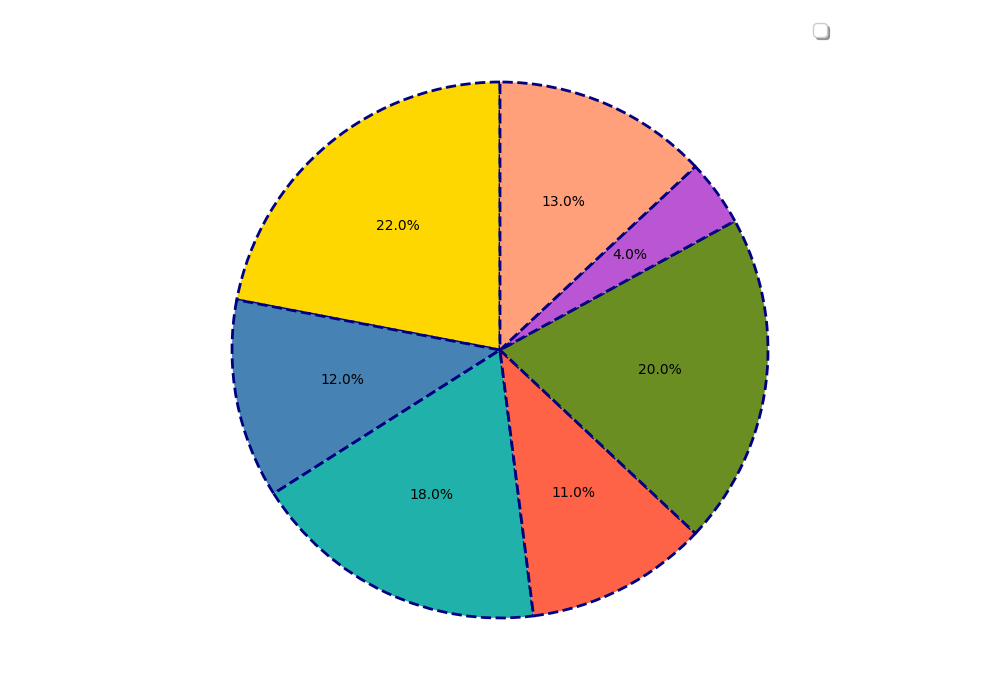

Generate this figure with Python:
import matplotlib.pyplot as plt

budgets = [22, 12, 18, 11, 20, 4, 13]
colors = ['#ffd700', '#4682b4', '#20b2aa', '#ff6347', '#6b8e23', '#ba55d3', '#ffa07a']

fig, ax = plt.subplots(figsize=(10, 7))

# Modify the pie chart styles
ax.pie(
    budgets,
    colors=colors,
    autopct='%1.1f%%',  # percentage display
    startangle=90,      # different start angle
    wedgeprops=dict(edgecolor='navy', linewidth=2, linestyle='--')  # customize wedge border
)

# Add a legend with a different location and shadow effect
ax.legend(
    loc='upper right',  # place legend at the upper right corner
    shadow=True,        # add shadow effect for the legend
    fontsize='large'    # change the font size of the legend
)

# Modify grid and ticks
ax.set_xticks([])  # remove x-axis ticks
ax.set_yticks([])  # remove y-axis ticks
ax.grid(visible=False)  # turn off grid

plt.tight_layout()
plt.show()
